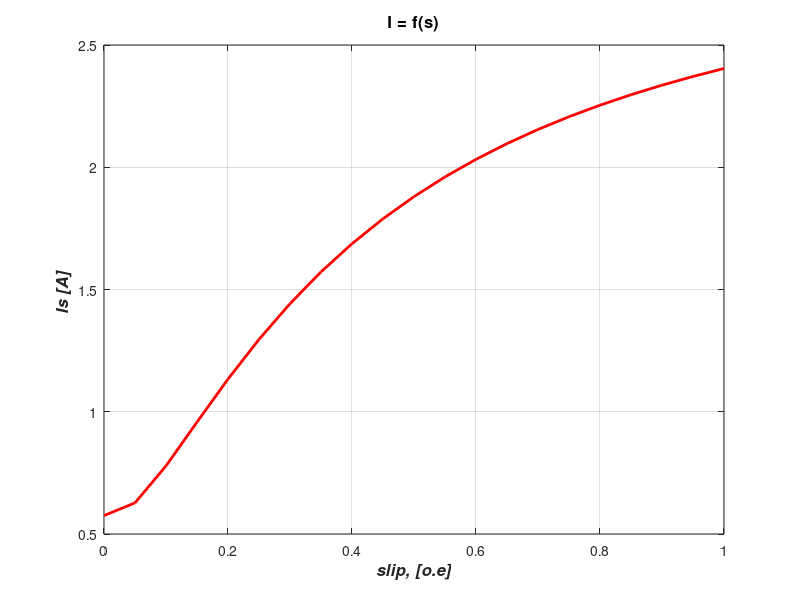
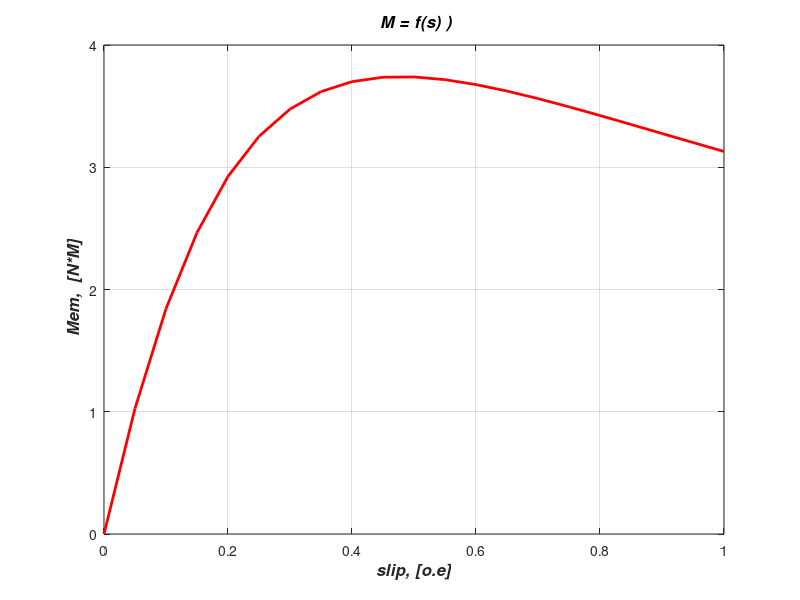

Write the MATLAB code that produced these figures, in order.
% Paschet xarakteristik M(S) and Is(s)of AD- firma ABB
% Main dannie of AD-firma ABB
%==============================
clc,
unom=220;% faznoe uoltage,
Pn=0.25e3;% nominal power, [WT]
m=3; % chislo faz
f=50;% nominal chastota, [HZ}
Sn=0.08;% nominal slip,
nr=1500*(1-Sn);% nominal speed, [ob/min],
kpd=0.68;% nominal kpd, [o.e.],
cosfi=0.65;% nominal cos(fi), [o.e.],
Inom=Pn/(m*unom*kpd*cosfi); % nominal current, [A],
p=2;% number of par poles,
wc=2*pi*f/p;% sinxron omega ,
w=pi*nr/30; % nominal omega,
Mnom=Pn/w;  % nominal moment,
%================= SERIA 4A ======================
Zb=unom/Inom;%resistanse AD of serii 4A (Spravochik for serii 4A),
R1=0.15*Zb; R2=0.14*Zb; Xmu=1.4*Zb; X1=0.082*Zb; X2=0.17*Zb;
%===========================
xma=Xmu;%250;
rr=R2;%22;
xr=X2;%32;
zsa=R1+j*X1;
%======================
s1=0:0.05:1;
nn=length(s1);
Is=zeros(1,nn);
Mm=zeros(1,nn);
Pem1=zeros(1,nn);
%======================
n=1;
for s=0:0.05:1;
%======================================
del1=rr^2+s^2*(xma+xr)^2;
Rra1=s*xma^2*rr/del1;
Xra1=(xma*rr^2+s^2*xma*xr*(xma+xr))/del1;
Za1=zsa+Rra1+j*Xra1;
%========================
Ia=unom/Za1;
Pem=m*abs(Ia)^2*Rra1;
Mem=Pem/wc;
Iaa=abs(Ia);
Is(n)=Iaa;
Mm(n)=Mem;
Pem1(n)=Pem;
n=n+1;
end
figure(1),
hp1=plot(s1,Is,'r');grid;
set(hp1,'LineWidth',2);
hx1=xlabel('slip, [o.e]');
set(hx1,'Fontsize',12,'FontAngle','italic','Fontweight','bold');
hy1=ylabel('Is [A] ');
set(hy1,'Fontsize',12,'FontAngle','italic','Fontweight','bold');
ht1=title('I = f(s)');
set(ht1,'Fontsize',12,'FontAngle','normal','Fontweight','bold');
%========================
figure(2),
hp2=plot(s1,Mm,'-r'); grid
set(hp2,'LineWidth',2);
hx2=xlabel('slip, [o.e]');
set(hx2,'Fontsize',12,'FontAngle','italic','Fontweight','bold');
hy2=ylabel(' Mem,  [N*M]');
set(hy2,'Fontsize',12,'FontAngle','italic','Fontweight','bold');
ht2=title(' M = f(s) )');
set(ht2,'Fontsize',12,'FontAngle','italic','Fontweight','bold');
%========================
%figure(3);
%plot(s1,Pem1,'b'), grid
%xlabel('slip, [o.e]');
%ylabel(' Pem, [Wt]');
%title('Pem=f(s)');
%========================
Mmax=max(Mm);
Km=Mmax/Mnom;
disp('      ===========');
Ki=Iaa/Inom;
Kp=Mem/Mnom;
fx=num2str(f);
disp(['   f=', fx,'[Hz]']);
disp('     Km        Kp        Ki');
disp([Km Kp Ki]);
% The eng program ABB1.m

